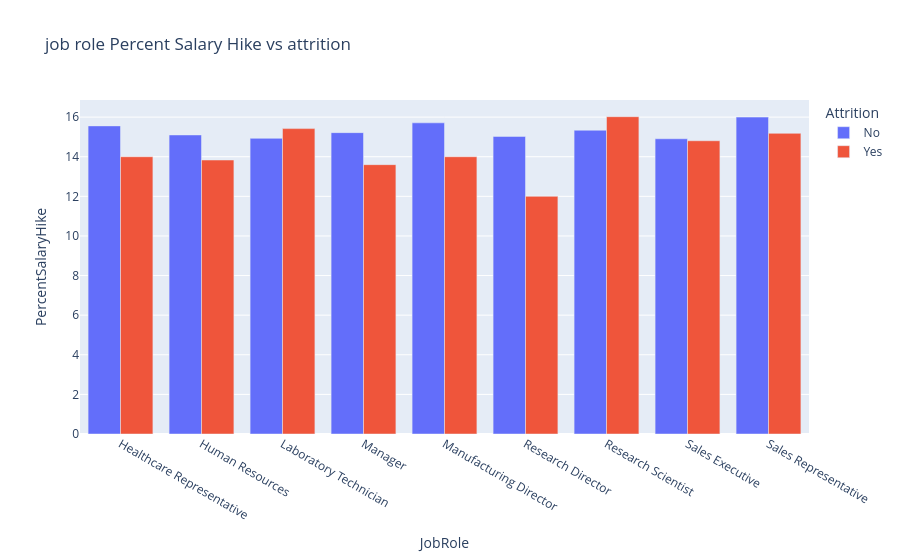

Notebook code cell kept with this figure:
### Code cell
fig=px.bar(df_par_PercentSalaryHike,x='JobRole',
           y='PercentSalaryHike',
           color='Attrition',
           barmode="group",
           title='job role Percent Salary Hike vs attrition')
fig.show()

### Figure 1 — Plotly figure (JSON) as saved in the notebook; plotly's stock layout.template omitted (floating-point values rounded to 4 significant figures)
{"data": [{"alignmentgroup": "True", "hovertemplate": "Attrition=No<br>JobRole=%{x}<br>PercentSalaryHike=%{y}<extra></extra>", "legendgroup": "No", "marker": {"color": "#636efa", "pattern": {"shape": ""}}, "name": "No", "offsetgroup": "No", "orientation": "v", "showlegend": true, "textposition": "auto", "type": "bar", "x": ["Healthcare Representative", "Human Resources", "Laboratory Technician", "Manager", "Manufacturing Director", "Research Director", "Research Scientist", "Sales Executive", "Sales Representative"], "xaxis": "x", "y": [15.56, 15.1, 14.93, 15.22, 15.71, 15.03, 15.34, 14.91, 16.0], "yaxis": "y"}, {"alignmentgroup": "True", "hovertemplate": "Attrition=Yes<br>JobRole=%{x}<br>PercentSalaryHike=%{y}<extra></extra>", "legendgroup": "Yes", "marker": {"color": "#EF553B", "pattern": {"shape": ""}}, "name": "Yes", "offsetgroup": "Yes", "orientation": "v", "showlegend": true, "textposition": "auto", "type": "bar", "x": ["Healthcare Representative", "Human Resources", "Laboratory Technician", "Manager", "Manufacturing Director", "Research Director", "Research Scientist", "Sales Executive", "Sales Representative"], "xaxis": "x", "y": [14.0, 13.83, 15.42, 13.6, 14.0, 12.0, 16.02, 14.81, 15.18], "yaxis": "y"}], "layout": {"barmode": "group", "legend": {"title": {"text": "Attrition"}, "tracegroupgap": 0}, "title": {"text": "job role Percent Salary Hike vs attrition"}, "xaxis": {"anchor": "y", "domain": [0, 1], "title": {"text": "JobRole"}}, "yaxis": {"anchor": "x", "domain": [0, 1], "title": {"text": "PercentSalaryHike"}}}}
